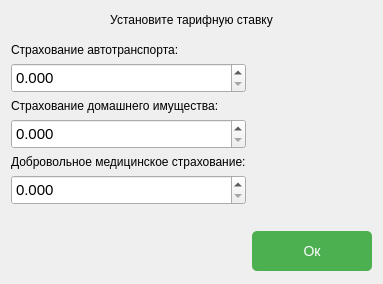
<?xml version="1.0" encoding="UTF-8"?>
<ui version="4.0">
 <class>TariffRateWidget</class>
 <widget class="QWidget" name="TariffRateWidget">
  <property name="geometry">
   <rect>
    <x>0</x>
    <y>0</y>
    <width>328</width>
    <height>284</height>
   </rect>
  </property>
  <property name="windowTitle">
   <string>Form</string>
  </property>
  <layout class="QVBoxLayout" name="verticalLayout">
   <item>
    <layout class="QGridLayout" name="gridLayout_3">
     <item row="0" column="2">
      <spacer name="verticalSpacer">
       <property name="orientation">
        <enum>Qt::Vertical</enum>
       </property>
       <property name="sizeHint" stdset="0">
        <size>
         <width>20</width>
         <height>40</height>
        </size>
       </property>
      </spacer>
     </item>
     <item row="9" column="1" colspan="2">
      <widget class="QDoubleSpinBox" name="tarrifRate3">
       <property name="minimumSize">
        <size>
         <width>120</width>
         <height>30</height>
        </size>
       </property>
       <property name="font">
        <font>
         <pointsize>11</pointsize>
        </font>
       </property>
       <property name="decimals">
        <number>3</number>
       </property>
       <property name="maximum">
        <double>1.000000000000000</double>
       </property>
       <property name="singleStep">
        <double>0.010000000000000</double>
       </property>
      </widget>
     </item>
     <item row="12" column="2">
      <spacer name="verticalSpacer_2">
       <property name="orientation">
        <enum>Qt::Vertical</enum>
       </property>
       <property name="sizeHint" stdset="0">
        <size>
         <width>20</width>
         <height>40</height>
        </size>
       </property>
      </spacer>
     </item>
     <item row="11" column="1" colspan="2">
      <layout class="QHBoxLayout" name="horizontalLayout">
       <item>
        <spacer name="horizontalSpacer">
         <property name="orientation">
          <enum>Qt::Horizontal</enum>
         </property>
         <property name="sizeHint" stdset="0">
          <size>
           <width>40</width>
           <height>20</height>
          </size>
         </property>
        </spacer>
       </item>
      </layout>
     </item>
     <item row="8" column="1" colspan="2">
      <widget class="QLabel" name="label_4">
       <property name="text">
        <string>Добровольное медицинское страхование:</string>
       </property>
      </widget>
     </item>
     <item row="5" column="1" colspan="2">
      <widget class="QDoubleSpinBox" name="tarrifRate1">
       <property name="minimumSize">
        <size>
         <width>120</width>
         <height>30</height>
        </size>
       </property>
       <property name="font">
        <font>
         <pointsize>11</pointsize>
        </font>
       </property>
       <property name="decimals">
        <number>3</number>
       </property>
       <property name="maximum">
        <double>1.000000000000000</double>
       </property>
       <property name="singleStep">
        <double>0.010000000000000</double>
       </property>
      </widget>
     </item>
     <item row="1" column="1" colspan="3">
      <widget class="QLabel" name="label">
       <property name="text">
        <string>Установите тарифную ставку</string>
       </property>
       <property name="alignment">
        <set>Qt::AlignCenter</set>
       </property>
      </widget>
     </item>
     <item row="10" column="1">
      <spacer name="verticalSpacer_3">
       <property name="orientation">
        <enum>Qt::Vertical</enum>
       </property>
       <property name="sizeType">
        <enum>QSizePolicy::Fixed</enum>
       </property>
       <property name="sizeHint" stdset="0">
        <size>
         <width>20</width>
         <height>20</height>
        </size>
       </property>
      </spacer>
     </item>
     <item row="6" column="1" colspan="2">
      <widget class="QLabel" name="label_3">
       <property name="text">
        <string>Страхование домашнего имущества:</string>
       </property>
      </widget>
     </item>
     <item row="7" column="4">
      <spacer name="horizontalSpacer_3">
       <property name="orientation">
        <enum>Qt::Horizontal</enum>
       </property>
       <property name="sizeHint" stdset="0">
        <size>
         <width>40</width>
         <height>20</height>
        </size>
       </property>
      </spacer>
     </item>
     <item row="4" column="1" colspan="2">
      <widget class="QLabel" name="label_2">
       <property name="text">
        <string>Страхование автотранспорта:</string>
       </property>
      </widget>
     </item>
     <item row="11" column="3">
      <layout class="QHBoxLayout" name="horizontalLayout_3">
       <item>
        <spacer name="horizontalSpacer_2">
         <property name="orientation">
          <enum>Qt::Horizontal</enum>
         </property>
         <property name="sizeType">
          <enum>QSizePolicy::MinimumExpanding</enum>
         </property>
         <property name="sizeHint" stdset="0">
          <size>
           <width>0</width>
           <height>20</height>
          </size>
         </property>
        </spacer>
       </item>
       <item>
        <widget class="QPushButton" name="okButton">
         <property name="minimumSize">
          <size>
           <width>120</width>
           <height>40</height>
          </size>
         </property>
         <property name="styleSheet">
          <string notr="true">QPushButton {
font: 500 14pt &quot;Montserrat Medium&quot;;
    background-color: #4CAF50; 
    color: white; 
    border: none;
    font-size: 14px;
    border-radius: 5px; 
}
QPushButton:hover {
    background-color: #45a049;
}
QPushButton:pressed {
    background-color: #357a38; 
}</string>
         </property>
         <property name="text">
          <string>Ок</string>
         </property>
        </widget>
       </item>
      </layout>
     </item>
     <item row="2" column="2">
      <spacer name="verticalSpacer_4">
       <property name="orientation">
        <enum>Qt::Vertical</enum>
       </property>
       <property name="sizeType">
        <enum>QSizePolicy::Fixed</enum>
       </property>
       <property name="sizeHint" stdset="0">
        <size>
         <width>20</width>
         <height>10</height>
        </size>
       </property>
      </spacer>
     </item>
     <item row="7" column="1" colspan="2">
      <widget class="QDoubleSpinBox" name="tarrifRate2">
       <property name="minimumSize">
        <size>
         <width>120</width>
         <height>30</height>
        </size>
       </property>
       <property name="font">
        <font>
         <pointsize>11</pointsize>
        </font>
       </property>
       <property name="decimals">
        <number>3</number>
       </property>
       <property name="maximum">
        <double>1.000000000000000</double>
       </property>
       <property name="singleStep">
        <double>0.010000000000000</double>
       </property>
      </widget>
     </item>
     <item row="7" column="0">
      <spacer name="horizontalSpacer_4">
       <property name="orientation">
        <enum>Qt::Horizontal</enum>
       </property>
       <property name="sizeHint" stdset="0">
        <size>
         <width>40</width>
         <height>20</height>
        </size>
       </property>
      </spacer>
     </item>
    </layout>
   </item>
  </layout>
 </widget>
 <tabstops>
  <tabstop>tarrifRate1</tabstop>
  <tabstop>tarrifRate2</tabstop>
  <tabstop>tarrifRate3</tabstop>
  <tabstop>okButton</tabstop>
 </tabstops>
 <resources/>
 <connections/>
</ui>
